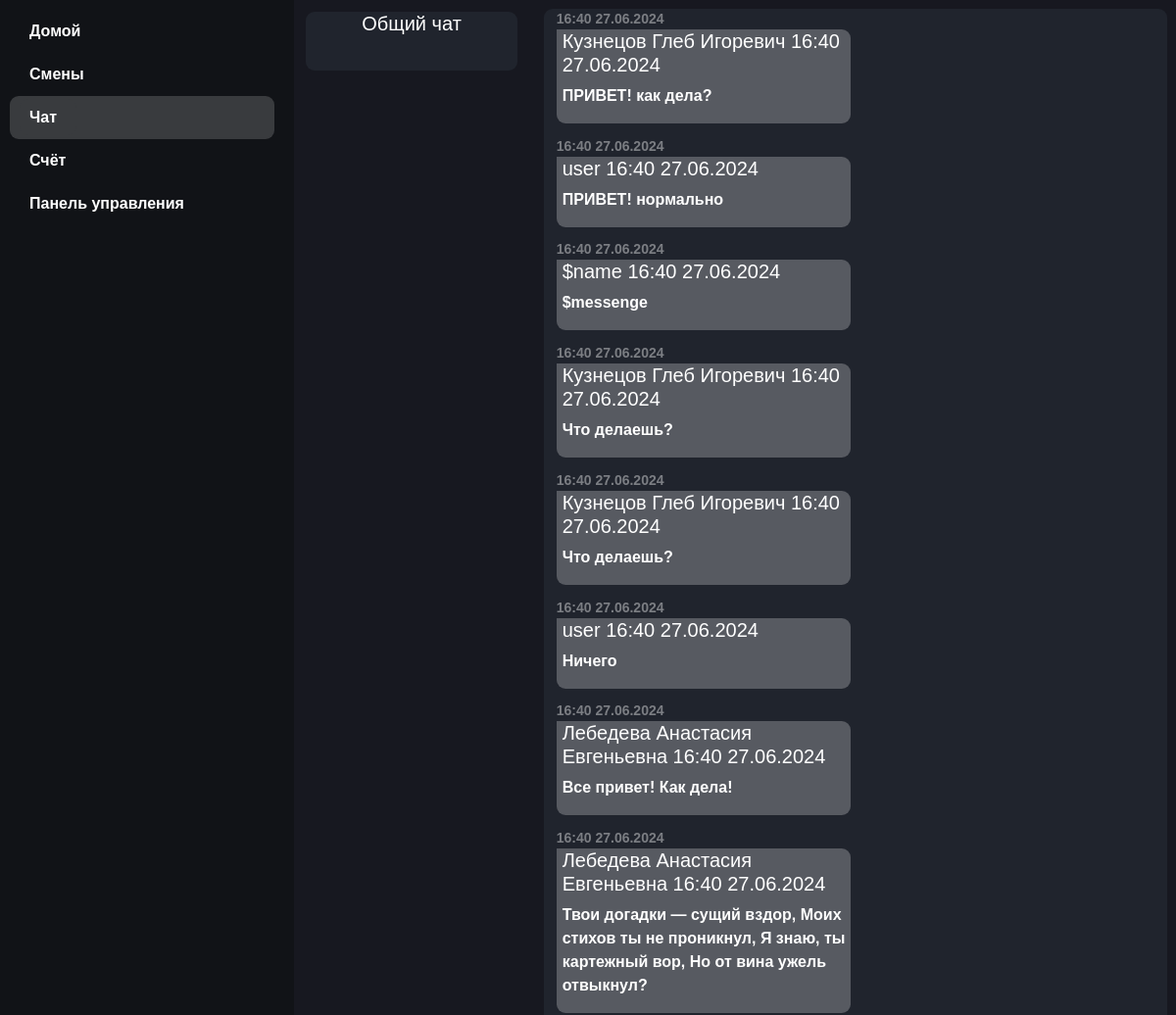
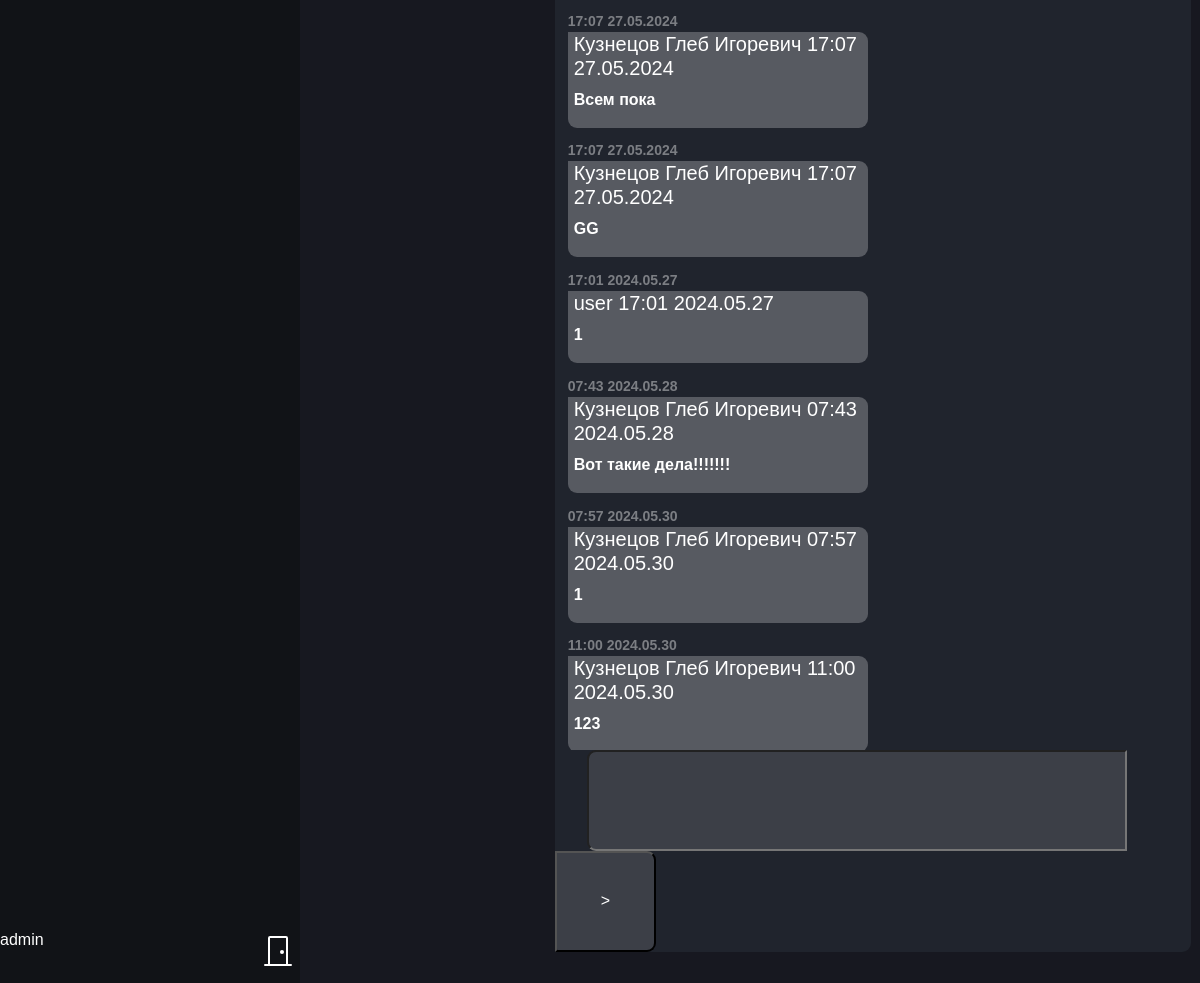
The page /chat.php (signed in) on the database its author committed (2 pictures, top to bottom).
### tables this page shows
CREATE TABLE `global_chat` (
  `id` int NOT NULL,
  `message` varchar(255) NOT NULL,
  `name_send` varchar(100) NOT NULL,
  `date` varchar(20) NOT NULL
);

### chat.php (the view, shortened to what this page needs)
<?php
    if (isset($_SESSION['id']) && isset($_SESSION['login'])) {
?>
    <!DOCTYPE html>
    <html>
    <head>
        <link href="https://cdn.jsdelivr.net/npm/bootstrap@5.3.3/dist/css/bootstrap.min.css" rel="stylesheet">
        <link rel="stylesheet" href="assets/css/style.css">
    </head>
    <body>
        <div class="panel_but">
            <div class="but_panel">
                <a class="but_panel" href="main.php">Домой</a>
            </div>
            <div class="but_panel">
                <a class="but_panel" href="smen.php">Смены</a>
            </div>
            <div class="but_panel_active">
                <a class="but_panel_active" href="chat.php">Чат</a>
            </div>
            <div class="but_panel">
                <a class="but_panel" href="wallet.php">Счёт</a>
            </div>
            <?php
               if ($_SESSION['admin'] == 1) {
                    echo '<div class="but_panel">';
                    echo '     <a class="but_panel" href="control_panel.php">Панель управления</a>';
                    echo '</div>';
               };
            ?>
        </div>
        <div class="center panel_main mw-100">
            <div class="board_chat">
                <div class="global_chat">
                    <h5 style="position: relative">Общий чат</h5>
                </div>
            </div>
            <div class="body_chat">
                <div class="box_chat" id="box_chat">
                    <?php
                        require('assets/data/db.php');
                        $sql= "SELECT * FROM `global_chat`";
                        $result=mysqli_query($conn_chat,$sql);
                        while ($row=mysqli_fetch_assoc($result)) {
                            if ($row["name_send"] == $_SESSION["fio"]) {
                                echo '<div class="im_messege_date">' . $row["date"] . '</div>';
                                echo '<div class="im_messege">';
                                    echo "<h5 style='margin-right: 2%;'>" . $row["name_send"] . " " . "</h5>";
                                    echo  "<p style='margin-right: 2%;'>" . $row["message"] . '</p>';
                                echo '</div>';
                            } else {
                                echo '<div class="user_messege_date">' . $row["date"] . '</div>';
                                echo '<div class="user_messege">';
                                    echo "<h5 style='margin-left: 2%;'>" . $row["name_send"] . " " . $row["date"] . "</h5>";
                                    echo  "<p style='margin-left: 2%;'>" . $row["message"] . '</p>';
                                echo '</div>';
                            }
                        };
                    ?>
               </div>
                    <form action="set_smen.php" method="POST">
                    <input class="send_panel_chat" type="text" name="send_chat_messenge" value="">
                    <input class="send_but_chat" type="submit" name="send_chat" value=">">
                    </form>
            </div>
        </div>
        <div class="logout">
            <h6 style="display:inline;" ><?php echo $_SESSION['fio']; ?></h6>
            <a class="but_logout" href="logout.php"><img src="/assets/icons/door-closed.svg" alt="Bootstrap" width="32" height="32"></i></a>
        </div>
    </body>
    </html>
<?php
}else{
     header("Location: index.php");
     exit();
}
 ?>

### assets/css/style.css (style rules this page uses)
body { background-color: #111317; color: #ffffff; font-family: "Inter"; font-weight: bold; }
a { color: #ffffff; text-decoration: none; }
* { margin: 0; padding: 0; box-sizing: border-box; font-family: 'Poppins', sans-serif; color: #ffffff; }
.center { text-align: center; }
.panel_but { position: absolute; height: 100vh; width: 25vw; padding: 10px 20px 10px 10px; text-decoration: none; color: #ffffff; }
.panel_main { min-height: 100vh; float: right; width: 75vw; height: 100vh; background-color: #171820; }
.but_panel_active { padding: 10px 20px 10px 10px; border-radius: 9px; text-decoration: none; background-color: #393B3E; color: #ffffff; }
.but_panel { text-decoration: none; padding: 10px 20px 10px 10px; color: #ffffff; }
.logout { height: 50px; position: absolute; bottom: 5px; width: 25vw; color: #ffffff; }
.but_logout { margin: 2% auto; margin-right: 2%; display:inline; color: #ffffff; float: right; }
.board_chat { min-height: 100vh; width: 20vw; position: absolute; }
.body_chat { float: right; position: sticky; border-radius: 9px; margin: 1% auto; margin-right: 1%; background-color: #20242D; min-height: 95vh; width: 53vw; }
.box_chat { height: 88vh; overflow-y: scroll; }
.send_panel_chat { float: left; margin-left: 5%; background-color: #ffffff20; border-radius: 9px 0px 0px 9px; height: 5vh; width: 45vw; }
.send_but_chat { background-color: #ffffff20; border-radius: 0px 9px 9px 0px; float: left; height: 5vh; width: 5vh; }
.global_chat { position: sticky; border-radius: 9px; margin: 5% auto; background-color: #20242D; width: 90%; height: 60px; }
.user_messege { background-color: #575A61; border-radius: 0px 9px 9px; position: relative; float: left; width: 25vw; margin: 0% 0% 2% 2% ; text-align: left; }
.user_messege_date { float: left; width: 27vw; margin: 0% 0% 0% 2% ; text-align: left; color: #ffffff69; font-size: 14px; }

### rows shown on the page
global_chat: date "16:40 27.06.2024", name_send "Кузнецов Глеб Игоревич", message "ПРИВЕТ! как дела?"
global_chat: date "16:40 27.06.2024", name_send "user", message "ПРИВЕТ! нормально"
global_chat: date "16:40 27.06.2024", name_send "$name", message "$messenge"
global_chat: date "16:40 27.06.2024", name_send "Кузнецов Глеб Игоревич", message "Что делаешь?"
global_chat: date "16:40 27.06.2024", name_send "Кузнецов Глеб Игоревич", message "Что делаешь?"
global_chat: date "16:40 27.06.2024", name_send "user", message "Ничего"
global_chat: date "16:40 27.06.2024", name_send "Лебедева Анастасия Евгеньевна", message "Все привет! Как дела!"
global_chat: date "16:40 27.06.2024", name_send "Лебедева Анастасия Евгеньевна", message "Твои догадки — сущий вздор, Моих стихов ты не проникнул, Я знаю, ты картежный вор, Но от вина ужель отвыкнул?"
global_chat: date "17:07 27.05.2024", name_send "Кузнецов Глеб Игоревич", message "Всем пока"
global_chat: date "17:07 27.05.2024", name_send "Кузнецов Глеб Игоревич", message "GG"
global_chat: date "17:01 2024.05.27", name_send "user", message "1"
global_chat: date "07:43 2024.05.28", name_send "Кузнецов Глеб Игоревич", message "Вот такие дела!!!!!!!"
global_chat: date "07:57 2024.05.30", name_send "Кузнецов Глеб Игоревич", message "1"
global_chat: date "11:00 2024.05.30", name_send "Кузнецов Глеб Игоревич", message "123"

### other values the page prints
$_SESSION['fio'] "admin"
